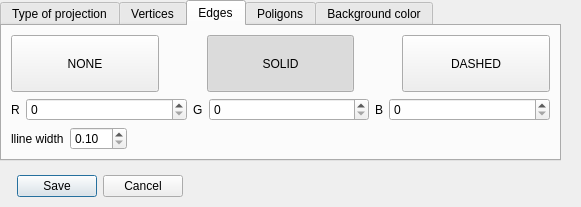
<?xml version="1.0" encoding="UTF-8"?>
<ui version="4.0">
 <class>ViewSettings</class>
 <widget class="QDialog" name="ViewSettings">
  <property name="windowModality">
   <enum>Qt::NonModal</enum>
  </property>
  <property name="geometry">
   <rect>
    <x>0</x>
    <y>0</y>
    <width>581</width>
    <height>207</height>
   </rect>
  </property>
  <property name="sizePolicy">
   <sizepolicy hsizetype="Fixed" vsizetype="Fixed">
    <horstretch>0</horstretch>
    <verstretch>0</verstretch>
   </sizepolicy>
  </property>
  <property name="minimumSize">
   <size>
    <width>581</width>
    <height>207</height>
   </size>
  </property>
  <property name="maximumSize">
   <size>
    <width>581</width>
    <height>207</height>
   </size>
  </property>
  <property name="windowTitle">
   <string>S E T T I N G S</string>
  </property>
  <property name="layoutDirection">
   <enum>Qt::LeftToRight</enum>
  </property>
  <property name="styleSheet">
   <string notr="true">QLineEdit {
	border: 3px solid rgb(131, 42, 255);
}
QLabel {
	color: rgb(131, 42, 255);

}
background-color: rgb(116, 153, 255);</string>
  </property>
  <property name="sizeGripEnabled">
   <bool>false</bool>
  </property>
  <property name="modal">
   <bool>false</bool>
  </property>
  <widget class="QTabWidget" name="tabWidget">
   <property name="geometry">
    <rect>
     <x>0</x>
     <y>0</y>
     <width>561</width>
     <height>161</height>
    </rect>
   </property>
   <property name="maximumSize">
    <size>
     <width>600</width>
     <height>16777215</height>
    </size>
   </property>
   <property name="layoutDirection">
    <enum>Qt::LeftToRight</enum>
   </property>
   <property name="styleSheet">
    <string notr="true"/>
   </property>
   <property name="tabPosition">
    <enum>QTabWidget::North</enum>
   </property>
   <property name="tabShape">
    <enum>QTabWidget::Rounded</enum>
   </property>
   <property name="currentIndex">
    <number>2</number>
   </property>
   <property name="elideMode">
    <enum>Qt::ElideNone</enum>
   </property>
   <property name="tabsClosable">
    <bool>false</bool>
   </property>
   <property name="movable">
    <bool>false</bool>
   </property>
   <property name="tabBarAutoHide">
    <bool>true</bool>
   </property>
   <widget class="QWidget" name="Tab">
    <attribute name="icon">
     <iconset resource="resurses.qrc">
      <normaloff>:/resourses/3d.png</normaloff>:/resourses/3d.png</iconset>
    </attribute>
    <attribute name="title">
     <string>Type of projection</string>
    </attribute>
    <layout class="QVBoxLayout" name="verticalLayout">
     <item>
      <layout class="QHBoxLayout" name="horizontalLayout">
       <property name="spacing">
        <number>48</number>
       </property>
       <item>
        <widget class="QPushButton" name="pushButton_central">
         <property name="sizePolicy">
          <sizepolicy hsizetype="Minimum" vsizetype="Preferred">
           <horstretch>0</horstretch>
           <verstretch>0</verstretch>
          </sizepolicy>
         </property>
         <property name="styleSheet">
          <string notr="true"/>
         </property>
         <property name="text">
          <string>CENTRAL</string>
         </property>
         <property name="checkable">
          <bool>true</bool>
         </property>
         <property name="checked">
          <bool>false</bool>
         </property>
         <property name="autoExclusive">
          <bool>true</bool>
         </property>
         <property name="autoDefault">
          <bool>false</bool>
         </property>
        </widget>
       </item>
       <item>
        <widget class="QPushButton" name="pushButton_parallel">
         <property name="enabled">
          <bool>true</bool>
         </property>
         <property name="sizePolicy">
          <sizepolicy hsizetype="Minimum" vsizetype="Preferred">
           <horstretch>0</horstretch>
           <verstretch>0</verstretch>
          </sizepolicy>
         </property>
         <property name="styleSheet">
          <string notr="true"/>
         </property>
         <property name="text">
          <string>PARALLEL</string>
         </property>
         <property name="checkable">
          <bool>true</bool>
         </property>
         <property name="checked">
          <bool>true</bool>
         </property>
         <property name="autoExclusive">
          <bool>true</bool>
         </property>
         <property name="autoDefault">
          <bool>false</bool>
         </property>
        </widget>
       </item>
      </layout>
     </item>
     <item>
      <layout class="QHBoxLayout" name="horizontalLayout_3">
       <item>
        <widget class="QLabel" name="label_12">
         <property name="text">
          <string>View dist</string>
         </property>
        </widget>
       </item>
       <item>
        <widget class="QLineEdit" name="lineEdit_view_dist"/>
       </item>
       <item>
        <spacer name="horizontalSpacer_3">
         <property name="orientation">
          <enum>Qt::Horizontal</enum>
         </property>
         <property name="sizeHint" stdset="0">
          <size>
           <width>40</width>
           <height>20</height>
          </size>
         </property>
        </spacer>
       </item>
      </layout>
     </item>
    </layout>
   </widget>
   <widget class="QWidget" name="tab">
    <attribute name="icon">
     <iconset resource="resurses.qrc">
      <normaloff>:/resourses/3d.png</normaloff>:/resourses/3d.png</iconset>
    </attribute>
    <attribute name="title">
     <string>Vertices</string>
    </attribute>
    <layout class="QVBoxLayout" name="verticalLayout_5">
     <item>
      <layout class="QVBoxLayout" name="verticalLayout_4">
       <item>
        <layout class="QHBoxLayout" name="horizontalLayout_5">
         <item>
          <widget class="QPushButton" name="pushButton_5">
           <property name="text">
            <string>NONE</string>
           </property>
           <property name="checkable">
            <bool>true</bool>
           </property>
           <property name="checked">
            <bool>true</bool>
           </property>
           <property name="autoExclusive">
            <bool>true</bool>
           </property>
          </widget>
         </item>
         <item>
          <widget class="QPushButton" name="pushButton_6">
           <property name="text">
            <string>CIRCLE</string>
           </property>
           <property name="checkable">
            <bool>true</bool>
           </property>
           <property name="autoExclusive">
            <bool>true</bool>
           </property>
          </widget>
         </item>
         <item>
          <widget class="QPushButton" name="pushButton_7">
           <property name="text">
            <string>SQUARE</string>
           </property>
           <property name="checkable">
            <bool>true</bool>
           </property>
           <property name="autoExclusive">
            <bool>true</bool>
           </property>
          </widget>
         </item>
        </layout>
       </item>
       <item>
        <layout class="QHBoxLayout" name="horizontalLayout_4">
         <item>
          <widget class="QLabel" name="label">
           <property name="sizePolicy">
            <sizepolicy hsizetype="Minimum" vsizetype="Preferred">
             <horstretch>0</horstretch>
             <verstretch>0</verstretch>
            </sizepolicy>
           </property>
           <property name="maximumSize">
            <size>
             <width>14</width>
             <height>16777215</height>
            </size>
           </property>
           <property name="text">
            <string>R</string>
           </property>
          </widget>
         </item>
         <item>
          <widget class="QSpinBox" name="spinBox_vert_r">
           <property name="maximum">
            <number>254</number>
           </property>
          </widget>
         </item>
         <item>
          <widget class="QLabel" name="label_2">
           <property name="sizePolicy">
            <sizepolicy hsizetype="Minimum" vsizetype="Preferred">
             <horstretch>0</horstretch>
             <verstretch>0</verstretch>
            </sizepolicy>
           </property>
           <property name="maximumSize">
            <size>
             <width>14</width>
             <height>16777215</height>
            </size>
           </property>
           <property name="text">
            <string>G</string>
           </property>
          </widget>
         </item>
         <item>
          <widget class="QSpinBox" name="spinBox_vert_g">
           <property name="maximum">
            <number>255</number>
           </property>
          </widget>
         </item>
         <item>
          <widget class="QLabel" name="label_3">
           <property name="sizePolicy">
            <sizepolicy hsizetype="Minimum" vsizetype="Preferred">
             <horstretch>0</horstretch>
             <verstretch>0</verstretch>
            </sizepolicy>
           </property>
           <property name="maximumSize">
            <size>
             <width>14</width>
             <height>16777215</height>
            </size>
           </property>
           <property name="text">
            <string>B</string>
           </property>
          </widget>
         </item>
         <item>
          <widget class="QSpinBox" name="spinBox_vert_b">
           <property name="maximum">
            <number>255</number>
           </property>
          </widget>
         </item>
        </layout>
       </item>
      </layout>
     </item>
     <item>
      <layout class="QHBoxLayout" name="horizontalLayout_6">
       <item>
        <widget class="QLabel" name="label_4">
         <property name="text">
          <string>SIZE</string>
         </property>
        </widget>
       </item>
       <item>
        <widget class="QDoubleSpinBox" name="doubleSpinBox_vert_size">
         <property name="minimum">
          <double>1.000000000000000</double>
         </property>
        </widget>
       </item>
       <item>
        <spacer name="horizontalSpacer">
         <property name="orientation">
          <enum>Qt::Horizontal</enum>
         </property>
         <property name="sizeHint" stdset="0">
          <size>
           <width>51</width>
           <height>20</height>
          </size>
         </property>
        </spacer>
       </item>
      </layout>
     </item>
    </layout>
   </widget>
   <widget class="QWidget" name="tab_2">
    <attribute name="icon">
     <iconset resource="resurses.qrc">
      <normaloff>:/resourses/3d.png</normaloff>:/resourses/3d.png</iconset>
    </attribute>
    <attribute name="title">
     <string>Edges</string>
    </attribute>
    <layout class="QVBoxLayout" name="verticalLayout_2">
     <item>
      <layout class="QHBoxLayout" name="horizontalLayout_2">
       <property name="spacing">
        <number>48</number>
       </property>
       <item>
        <widget class="QPushButton" name="pushButton_3">
         <property name="sizePolicy">
          <sizepolicy hsizetype="Minimum" vsizetype="Preferred">
           <horstretch>0</horstretch>
           <verstretch>0</verstretch>
          </sizepolicy>
         </property>
         <property name="text">
          <string>NONE</string>
         </property>
         <property name="checkable">
          <bool>true</bool>
         </property>
         <property name="autoExclusive">
          <bool>true</bool>
         </property>
        </widget>
       </item>
       <item>
        <widget class="QPushButton" name="pushButton_edge_solid">
         <property name="sizePolicy">
          <sizepolicy hsizetype="Minimum" vsizetype="Minimum">
           <horstretch>0</horstretch>
           <verstretch>0</verstretch>
          </sizepolicy>
         </property>
         <property name="text">
          <string>SOLID</string>
         </property>
         <property name="checkable">
          <bool>true</bool>
         </property>
         <property name="checked">
          <bool>true</bool>
         </property>
         <property name="autoExclusive">
          <bool>true</bool>
         </property>
        </widget>
       </item>
       <item>
        <widget class="QPushButton" name="pushButton_edge_dashed">
         <property name="sizePolicy">
          <sizepolicy hsizetype="Minimum" vsizetype="Minimum">
           <horstretch>0</horstretch>
           <verstretch>0</verstretch>
          </sizepolicy>
         </property>
         <property name="text">
          <string>DASHED</string>
         </property>
         <property name="checkable">
          <bool>true</bool>
         </property>
         <property name="autoExclusive">
          <bool>true</bool>
         </property>
        </widget>
       </item>
      </layout>
     </item>
     <item>
      <layout class="QHBoxLayout" name="horizontalLayout_8">
       <item>
        <widget class="QLabel" name="label_8">
         <property name="sizePolicy">
          <sizepolicy hsizetype="Fixed" vsizetype="Preferred">
           <horstretch>0</horstretch>
           <verstretch>0</verstretch>
          </sizepolicy>
         </property>
         <property name="text">
          <string>R</string>
         </property>
        </widget>
       </item>
       <item>
        <widget class="QSpinBox" name="spinBox_edges_r">
         <property name="maximum">
          <number>255</number>
         </property>
        </widget>
       </item>
       <item>
        <widget class="QLabel" name="label_9">
         <property name="sizePolicy">
          <sizepolicy hsizetype="Fixed" vsizetype="Preferred">
           <horstretch>0</horstretch>
           <verstretch>0</verstretch>
          </sizepolicy>
         </property>
         <property name="text">
          <string>G</string>
         </property>
        </widget>
       </item>
       <item>
        <widget class="QSpinBox" name="spinBox_edges_g">
         <property name="maximum">
          <number>255</number>
         </property>
        </widget>
       </item>
       <item>
        <widget class="QLabel" name="label_10">
         <property name="sizePolicy">
          <sizepolicy hsizetype="Fixed" vsizetype="Preferred">
           <horstretch>0</horstretch>
           <verstretch>0</verstretch>
          </sizepolicy>
         </property>
         <property name="text">
          <string>B</string>
         </property>
        </widget>
       </item>
       <item>
        <widget class="QSpinBox" name="spinBox_edges_b">
         <property name="maximum">
          <number>255</number>
         </property>
        </widget>
       </item>
      </layout>
     </item>
     <item>
      <layout class="QHBoxLayout" name="horizontalLayout_9">
       <item>
        <widget class="QLabel" name="label_11">
         <property name="text">
          <string>lline width</string>
         </property>
        </widget>
       </item>
       <item>
        <widget class="QDoubleSpinBox" name="doubleSpinBox">
         <property name="minimum">
          <double>0.100000000000000</double>
         </property>
         <property name="singleStep">
          <double>1.000000000000000</double>
         </property>
        </widget>
       </item>
       <item>
        <spacer name="horizontalSpacer_2">
         <property name="orientation">
          <enum>Qt::Horizontal</enum>
         </property>
         <property name="sizeHint" stdset="0">
          <size>
           <width>40</width>
           <height>20</height>
          </size>
         </property>
        </spacer>
       </item>
      </layout>
     </item>
    </layout>
   </widget>
   <widget class="QWidget" name="tab_4">
    <attribute name="title">
     <string>Poligons</string>
    </attribute>
    <widget class="QWidget" name="layoutWidget">
     <property name="geometry">
      <rect>
       <x>20</x>
       <y>20</y>
       <width>511</width>
       <height>51</height>
      </rect>
     </property>
     <layout class="QHBoxLayout" name="horizontalLayout_10">
      <item>
       <widget class="QPushButton" name="pushButton">
        <property name="sizePolicy">
         <sizepolicy hsizetype="Minimum" vsizetype="Preferred">
          <horstretch>0</horstretch>
          <verstretch>0</verstretch>
         </sizepolicy>
        </property>
        <property name="text">
         <string>NONE</string>
        </property>
        <property name="checkable">
         <bool>true</bool>
        </property>
        <property name="checked">
         <bool>true</bool>
        </property>
        <property name="autoExclusive">
         <bool>true</bool>
        </property>
       </widget>
      </item>
      <item>
       <widget class="QPushButton" name="pushButton_2">
        <property name="sizePolicy">
         <sizepolicy hsizetype="Minimum" vsizetype="Preferred">
          <horstretch>0</horstretch>
          <verstretch>0</verstretch>
         </sizepolicy>
        </property>
        <property name="text">
         <string>POLIG</string>
        </property>
        <property name="checkable">
         <bool>true</bool>
        </property>
        <property name="autoExclusive">
         <bool>true</bool>
        </property>
       </widget>
      </item>
      <item>
       <widget class="QPushButton" name="pushButton_8">
        <property name="sizePolicy">
         <sizepolicy hsizetype="Minimum" vsizetype="Preferred">
          <horstretch>0</horstretch>
          <verstretch>0</verstretch>
         </sizepolicy>
        </property>
        <property name="text">
         <string>PushButton</string>
        </property>
        <property name="checkable">
         <bool>true</bool>
        </property>
        <property name="autoExclusive">
         <bool>true</bool>
        </property>
       </widget>
      </item>
      <item>
       <widget class="QPushButton" name="pushButton_9">
        <property name="sizePolicy">
         <sizepolicy hsizetype="Minimum" vsizetype="Preferred">
          <horstretch>0</horstretch>
          <verstretch>0</verstretch>
         </sizepolicy>
        </property>
        <property name="text">
         <string>PushButton</string>
        </property>
        <property name="checkable">
         <bool>true</bool>
        </property>
        <property name="autoExclusive">
         <bool>true</bool>
        </property>
       </widget>
      </item>
     </layout>
    </widget>
   </widget>
   <widget class="QWidget" name="tab_3">
    <attribute name="icon">
     <iconset resource="resurses.qrc">
      <normaloff>:/resourses/3d.png</normaloff>:/resourses/3d.png</iconset>
    </attribute>
    <attribute name="title">
     <string>Background color</string>
    </attribute>
    <layout class="QVBoxLayout" name="verticalLayout_7">
     <item>
      <layout class="QHBoxLayout" name="horizontalLayout_7">
       <item>
        <widget class="QLabel" name="label_5">
         <property name="text">
          <string>R</string>
         </property>
        </widget>
       </item>
       <item>
        <widget class="QLineEdit" name="lineEdit_5"/>
       </item>
       <item>
        <widget class="QLabel" name="label_6">
         <property name="text">
          <string>G</string>
         </property>
        </widget>
       </item>
       <item>
        <widget class="QLineEdit" name="lineEdit_6"/>
       </item>
       <item>
        <widget class="QLabel" name="label_7">
         <property name="text">
          <string>B</string>
         </property>
        </widget>
       </item>
       <item>
        <widget class="QLineEdit" name="lineEdit_7"/>
       </item>
      </layout>
     </item>
     <item>
      <layout class="QHBoxLayout" name="horizontalLayout_11">
       <item>
        <widget class="QLabel" name="label_13">
         <property name="text">
          <string>Back frustrum</string>
         </property>
        </widget>
       </item>
       <item>
        <widget class="QDoubleSpinBox" name="doubleSpinBox_2"/>
       </item>
       <item>
        <spacer name="horizontalSpacer_4">
         <property name="orientation">
          <enum>Qt::Horizontal</enum>
         </property>
         <property name="sizeHint" stdset="0">
          <size>
           <width>40</width>
           <height>20</height>
          </size>
         </property>
        </spacer>
       </item>
      </layout>
     </item>
    </layout>
   </widget>
  </widget>
  <widget class="QDialogButtonBox" name="buttonBox">
   <property name="geometry">
    <rect>
     <x>9</x>
     <y>174</y>
     <width>182</width>
     <height>24</height>
    </rect>
   </property>
   <property name="sizePolicy">
    <sizepolicy hsizetype="Minimum" vsizetype="Fixed">
     <horstretch>0</horstretch>
     <verstretch>0</verstretch>
    </sizepolicy>
   </property>
   <property name="orientation">
    <enum>Qt::Horizontal</enum>
   </property>
   <property name="standardButtons">
    <set>QDialogButtonBox::Cancel|QDialogButtonBox::Save</set>
   </property>
   <property name="centerButtons">
    <bool>true</bool>
   </property>
  </widget>
 </widget>
 <resources>
  <include location="resurses.qrc"/>
 </resources>
 <connections>
  <connection>
   <sender>buttonBox</sender>
   <signal>rejected()</signal>
   <receiver>ViewSettings</receiver>
   <slot>reject()</slot>
   <hints>
    <hint type="sourcelabel">
     <x>316</x>
     <y>260</y>
    </hint>
    <hint type="destinationlabel">
     <x>286</x>
     <y>274</y>
    </hint>
   </hints>
  </connection>
  <connection>
   <sender>buttonBox</sender>
   <signal>accepted()</signal>
   <receiver>ViewSettings</receiver>
   <slot>accept()</slot>
   <hints>
    <hint type="sourcelabel">
     <x>248</x>
     <y>254</y>
    </hint>
    <hint type="destinationlabel">
     <x>157</x>
     <y>274</y>
    </hint>
   </hints>
  </connection>
 </connections>
</ui>
